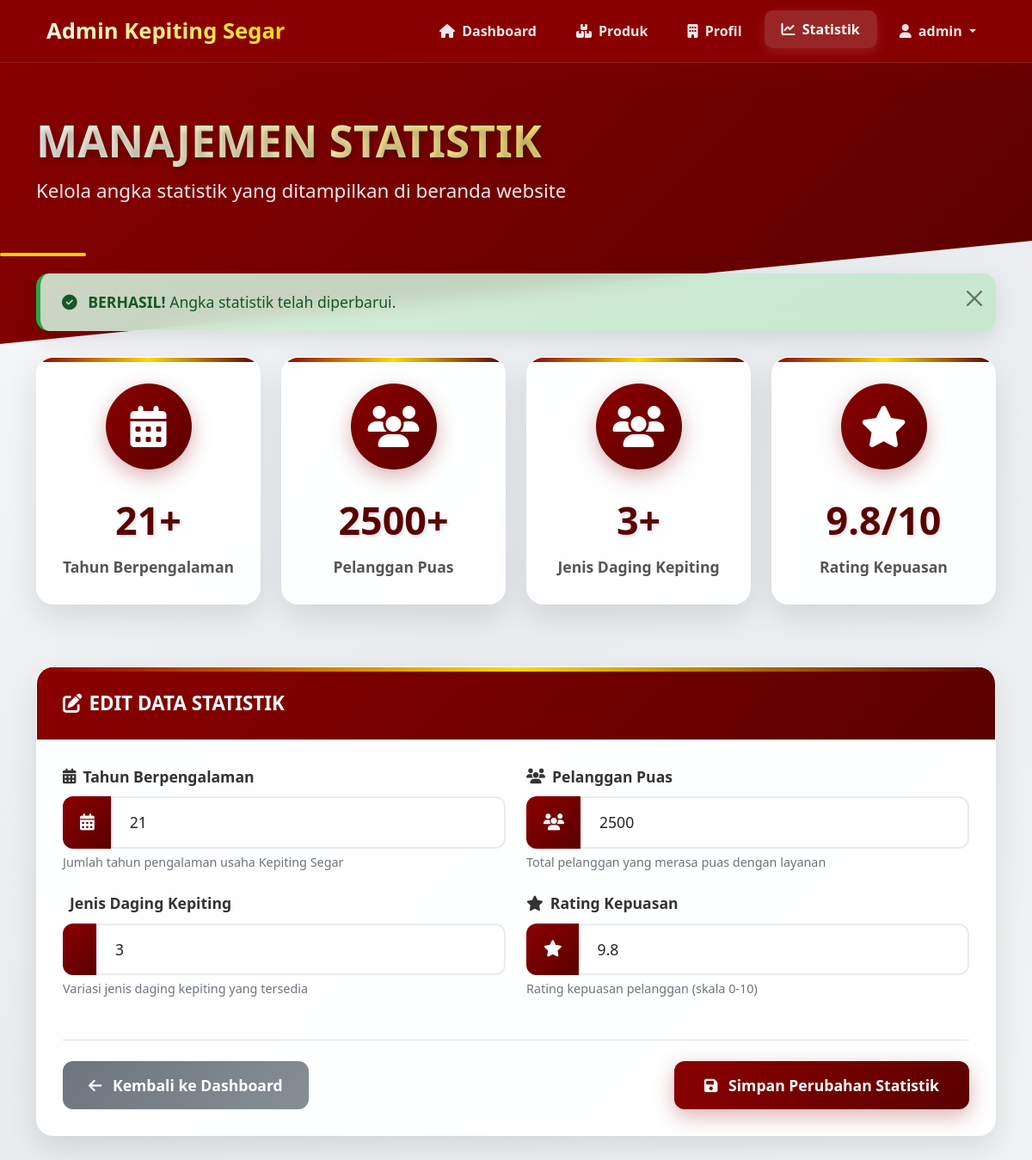
Page /admin/statistik.php?status=sukses_update (signed in) on the earlier database version.
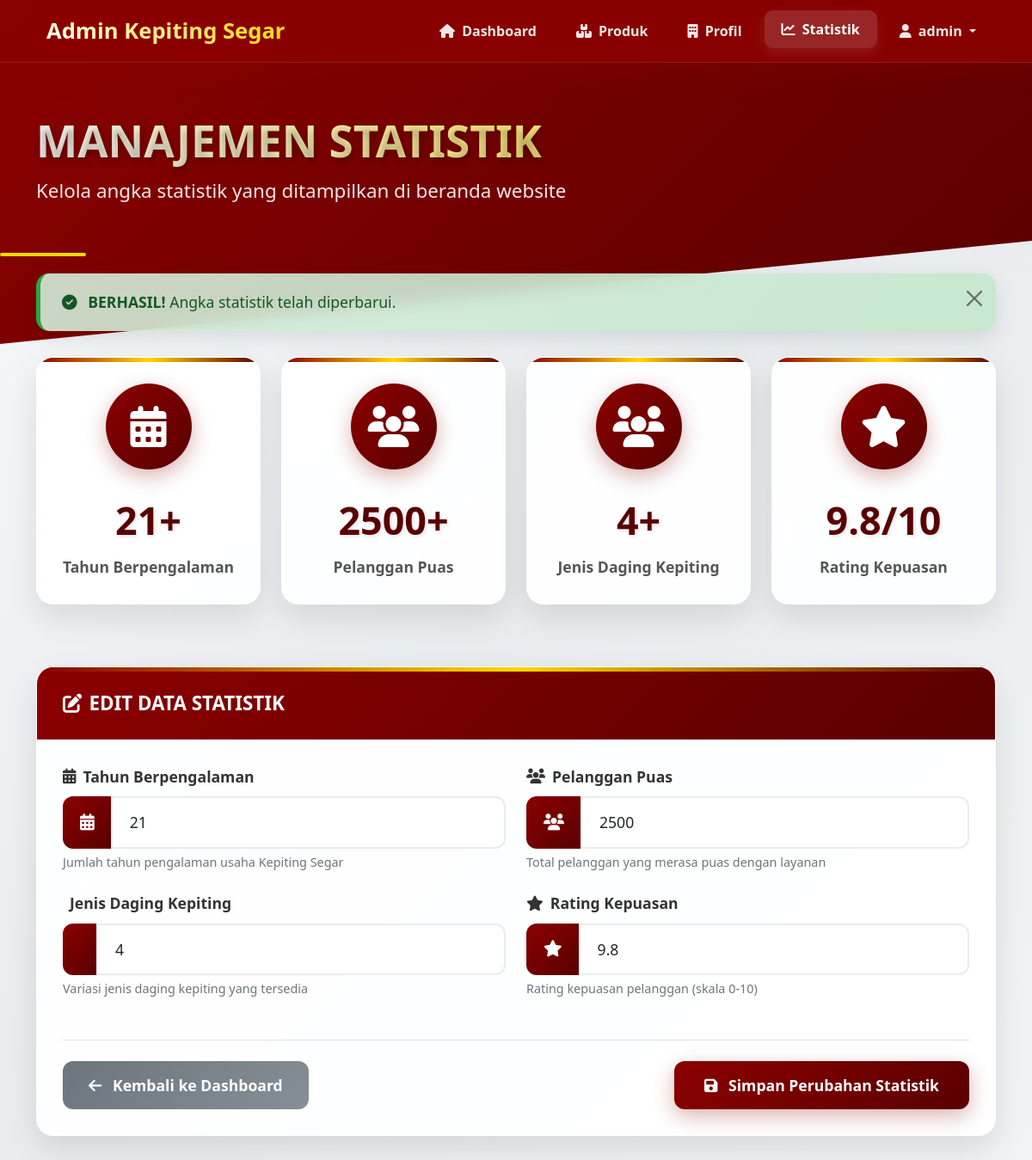
Same page on the later database version.
### tables this page shows
CREATE TABLE IF NOT EXISTS `statistik` (
  `id` int NOT NULL DEFAULT '1',
  `tahun_berpengalaman` int NOT NULL,
  `pelanggan_puas` int NOT NULL,
  `jenis_daging` int NOT NULL,
  `rating_kepuasan` decimal(3,1) NOT NULL,
  PRIMARY KEY (`id`)
);

### admin/statistik.php (the view, shortened to what the changed rows need)
<?php
include 'koneksi.php';
$query = "SELECT * FROM statistik WHERE id = 1";
$result = mysqli_query($koneksi, $query);
$data = mysqli_fetch_assoc($result);
?>
<!DOCTYPE html>
<html lang="id">
<head>
    <link href="https://cdn.jsdelivr.net/npm/bootstrap@5.3.2/dist/css/bootstrap.min.css" rel="stylesheet">
    <link rel="stylesheet" href="https://cdnjs.cloudflare.com/ajax/libs/font-awesome/6.5.0/css/all.min.css">
</head>
<body>
    <div class="page-header">
        <div class="container">
            <div class="text-left">
                <h1 class="page-title">MANAJEMEN STATISTIK</h1>
            </div>
        </div>
    </div>
    <div class="container">
        <div class="row mb-5">
            <div class="col-lg-3 col-md-6 mb-4">
                <div class="stat-card">
                    <div class="stat-icon">
                        <i class="fa-solid fa-calendar-days"></i>
                    </div>
                    <div class="stat-value"><?php echo htmlspecialchars($data['tahun_berpengalaman']); ?>+</div>
                    <div class="stat-label">Tahun Berpengalaman</div>
                </div>
            </div>
            <div class="col-lg-3 col-md-6 mb-4">
                <div class="stat-card">
                    <div class="stat-icon">
                        <i class="fa-solid fa-users"></i>
                    </div>
                    <div class="stat-value"><?php echo htmlspecialchars($data['pelanggan_puas']); ?>+</div>
                    <div class="stat-label">Pelanggan Puas</div>
                </div>
            </div>
            <div class="col-lg-3 col-md-6 mb-4">
                <div class="stat-card">
                    <div class="stat-icon">
                        <i class="fa-solid fa-users"></i>
                    </div>
                    <div class="stat-value"><?php echo htmlspecialchars($data['jenis_daging']); ?>+</div>
                    <div class="stat-label">Jenis Daging Kepiting</div>
                </div>
            </div>
            <div class="col-lg-3 col-md-6 mb-4">
                <div class="stat-card">
                    <div class="stat-icon">
                        <i class="fa-solid fa-star"></i>
                    </div>
                    <div class="stat-value"><?php echo htmlspecialchars($data['rating_kepuasan']); ?>/10</div>
                    <div class="stat-label">Rating Kepuasan</div>
                </div>
            </div>
        </div>
        <div class="form-card">
            <div class="card-body">
                <form action="statistik_proses.php" method="POST">
                    <div class="row g-4">
                        <div class="col-lg-6">
                            <div class="input-group">
                                <span class="input-group-text"><i class="fa-solid fa-calendar-days"></i></span>
                                <input type="number" class="form-control" id="tahun_berpengalaman" name="tahun_berpengalaman"
                                       value="<?php echo htmlspecialchars($data['tahun_berpengalaman']); ?>" required>
                            </div>
                        </div>
                        <div class="col-lg-6">
                            <div class="input-group">
                                <span class="input-group-text"><i class="fa-solid fa-users"></i></span>
                                <input type="number" class="form-control" id="pelanggan_puas" name="pelanggan_puas"
                                       value="<?php echo htmlspecialchars($data['pelanggan_puas']); ?>" required>
                            </div>
                        </div>
                        <div class="col-lg-6">
                            <div class="input-group">
                                <span class="input-group-text"><i class="fa-solid fa-crab"></i></span>
                                <input type="number" class="form-control" id="jenis_daging" name="jenis_daging"
                                       value="<?php echo htmlspecialchars($data['jenis_daging']); ?>" required>
                            </div>
                        </div>
                        <div class="col-lg-6">
                            <div class="input-group">
                                <span class="input-group-text"><i class="fa-solid fa-star"></i></span>
                                <input type="number" step="0.1" class="form-control" id="rating_kepuasan" name="rating_kepuasan"
                                       value="<?php echo htmlspecialchars($data['rating_kepuasan']); ?>" min="0" max="10" required>
                            </div>
                        </div>
                    </div>
                </form>
            </div>
        </div>
    </div>
</body>
</html>

Differences in the rows shown:
changed statistik: jenis_daging "3" → "4"
